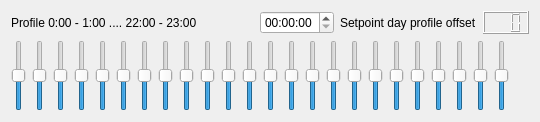
   <widget class="QWidget" name="layoutWidget">
    <property name="geometry">
     <rect>
      <x>250</x>
      <y>660</y>
      <width>540</width>
      <height>122</height>
     </rect>
    </property>
    <layout class="QVBoxLayout" name="verticalLayout_6">
     <item>
      <layout class="QHBoxLayout" name="horizontalLayout_51">
       <item>
        <widget class="QLabel" name="label_66">
         <property name="text">
          <string>Profile 0:00 - 1:00 .... 22:00 - 23:00</string>
         </property>
        </widget>
       </item>
       <item>
        <layout class="QHBoxLayout" name="horizontalLayout_48">
         <item>
          <widget class="QTimeEdit" name="timeEdit"/>
         </item>
         <item>
          <widget class="QLabel" name="label_64">
           <property name="text">
            <string>Setpoint day profile offset</string>
           </property>
          </widget>
         </item>
         <item>
          <widget class="QLCDNumber" name="lcdNumber_day_profile_temp">
           <property name="digitCount">
            <number>3</number>
           </property>
          </widget>
         </item>
        </layout>
       </item>
      </layout>
     </item>
     <item>
      <layout class="QHBoxLayout" name="horizontalLayout_50">
       <item>
        <widget class="QSlider" name="verticalSlider_0">
         <property name="minimum">
          <number>-5</number>
         </property>
         <property name="maximum">
          <number>5</number>
         </property>
         <property name="orientation">
          <enum>Qt::Vertical</enum>
         </property>
        </widget>
       </item>
       <item>
        <widget class="QSlider" name="verticalSlider_1">
         <property name="minimum">
          <number>-5</number>
         </property>
         <property name="maximum">
          <number>5</number>
         </property>
         <property name="orientation">
          <enum>Qt::Vertical</enum>
         </property>
        </widget>
       </item>
       <item>
        <widget class="QSlider" name="verticalSlider_2">
         <property name="minimum">
          <number>-5</number>
         </property>
         <property name="maximum">
          <number>5</number>
         </property>
         <property name="orientation">
          <enum>Qt::Vertical</enum>
         </property>
        </widget>
       </item>
       <item>
        <widget class="QSlider" name="verticalSlider_3">
         <property name="minimum">
          <number>-5</number>
         </property>
         <property name="maximum">
          <number>5</number>
         </property>
         <property name="orientation">
          <enum>Qt::Vertical</enum>
         </property>
        </widget>
       </item>
       <item>
        <widget class="QSlider" name="verticalSlider_4">
         <property name="minimum">
          <number>-5</number>
         </property>
         <property name="maximum">
          <number>5</number>
         </property>
         <property name="orientation">
          <enum>Qt::Vertical</enum>
         </property>
        </widget>
       </item>
       <item>
        <widget class="QSlider" name="verticalSlider_5">
         <property name="minimum">
          <number>-5</number>
         </property>
         <property name="maximum">
          <number>5</number>
         </property>
         <property name="orientation">
          <enum>Qt::Vertical</enum>
         </property>
        </widget>
       </item>
       <item>
        <widget class="QSlider" name="verticalSlider_6">
         <property name="minimum">
          <number>-5</number>
         </property>
         <property name="maximum">
          <number>5</number>
         </property>
         <property name="orientation">
          <enum>Qt::Vertical</enum>
         </property>
        </widget>
       </item>
       <item>
        <widget class="QSlider" name="verticalSlider_7">
         <property name="minimum">
          <number>-5</number>
         </property>
         <property name="maximum">
          <number>5</number>
         </property>
         <property name="orientation">
          <enum>Qt::Vertical</enum>
         </property>
        </widget>
       </item>
       <item>
        <widget class="QSlider" name="verticalSlider_8">
         <property name="minimum">
          <number>-5</number>
         </property>
         <property name="maximum">
          <number>5</number>
         </property>
         <property name="orientation">
          <enum>Qt::Vertical</enum>
         </property>
        </widget>
       </item>
       <item>
        <widget class="QSlider" name="verticalSlider_9">
         <property name="minimum">
          <number>-5</number>
         </property>
         <property name="maximum">
          <number>5</number>
         </property>
         <property name="orientation">
          <enum>Qt::Vertical</enum>
         </property>
        </widget>
       </item>
       <item>
        <widget class="QSlider" name="verticalSlider_10">
         <property name="minimum">
          <number>-5</number>
         </property>
         <property name="maximum">
          <number>5</number>
         </property>
         <property name="orientation">
          <enum>Qt::Vertical</enum>
         </property>
        </widget>
       </item>
       <item>
        <widget class="QSlider" name="verticalSlider_11">
         <property name="minimum">
          <number>-5</number>
         </property>
         <property name="maximum">
          <number>5</number>
         </property>
         <property name="orientation">
          <enum>Qt::Vertical</enum>
         </property>
        </widget>
       </item>
       <item>
        <widget class="QSlider" name="verticalSlider_12">
         <property name="minimum">
          <number>-5</number>
         </property>
         <property name="maximum">
          <number>5</number>
         </property>
         <property name="orientation">
          <enum>Qt::Vertical</enum>
         </property>
        </widget>
       </item>
       <item>
        <widget class="QSlider" name="verticalSlider_13">
         <property name="minimum">
          <number>-5</number>
         </property>
         <property name="maximum">
          <number>5</number>
         </property>
         <property name="orientation">
          <enum>Qt::Vertical</enum>
         </property>
        </widget>
       </item>
       <item>
        <widget class="QSlider" name="verticalSlider_14">
         <property name="minimum">
          <number>-5</number>
         </property>
         <property name="maximum">
          <number>5</number>
         </property>
         <property name="orientation">
          <enum>Qt::Vertical</enum>
         </property>
        </widget>
       </item>
       <item>
        <widget class="QSlider" name="verticalSlider_15">
         <property name="minimum">
          <number>-5</number>
         </property>
         <property name="maximum">
          <number>5</number>
         </property>
         <property name="orientation">
          <enum>Qt::Vertical</enum>
         </property>
        </widget>
       </item>
       <item>
        <widget class="QSlider" name="verticalSlider_16">
         <property name="minimum">
          <number>-5</number>
         </property>
         <property name="maximum">
          <number>5</number>
         </property>
         <property name="orientation">
          <enum>Qt::Vertical</enum>
         </property>
        </widget>
       </item>
       <item>
        <widget class="QSlider" name="verticalSlider_17">
         <property name="minimum">
          <number>-5</number>
         </property>
         <property name="maximum">
          <number>5</number>
         </property>
         <property name="orientation">
          <enum>Qt::Vertical</enum>
         </property>
        </widget>
       </item>
       <item>
        <widget class="QSlider" name="verticalSlider_18">
         <property name="minimum">
          <number>-5</number>
         </property>
         <property name="maximum">
          <number>5</number>
         </property>
         <property name="orientation">
          <enum>Qt::Vertical</enum>
         </property>
        </widget>
       </item>
       <item>
        <widget class="QSlider" name="verticalSlider_19">
         <property name="minimum">
          <number>-5</number>
         </property>
         <property name="maximum">
          <number>5</number>
         </property>
         <property name="orientation">
          <enum>Qt::Vertical</enum>
         </property>
        </widget>
       </item>
       <item>
        <widget class="QSlider" name="verticalSlider_20">
         <property name="minimum">
          <number>-5</number>
         </property>
         <property name="maximum">
          <number>5</number>
         </property>
         <property name="orientation">
          <enum>Qt::Vertical</enum>
         </property>
        </widget>
       </item>
       <item>
        <widget class="QSlider" name="verticalSlider_21">
         <property name="minimum">
          <number>-5</number>
         </property>
         <property name="maximum">
          <number>5</number>
         </property>
         <property name="orientation">
          <enum>Qt::Vertical</enum>
         </property>
        </widget>
       </item>
       <item>
        <widget class="QSlider" name="verticalSlider_22">
         <property name="minimum">
          <number>-5</number>
         </property>
         <property name="maximum">
          <number>5</number>
         </property>
         <property name="orientation">
          <enum>Qt::Vertical</enum>
         </property>
        </widget>
       </item>
       <item>
        <widget class="QSlider" name="verticalSlider_23">
         <property name="minimum">
          <number>-5</number>
         </property>
         <property name="maximum">
          <number>5</number>
         </property>
         <property name="orientation">
          <enum>Qt::Vertical</enum>
         </property>
        </widget>
       </item>
      </layout>
     </item>
    </layout>
   </widget>
